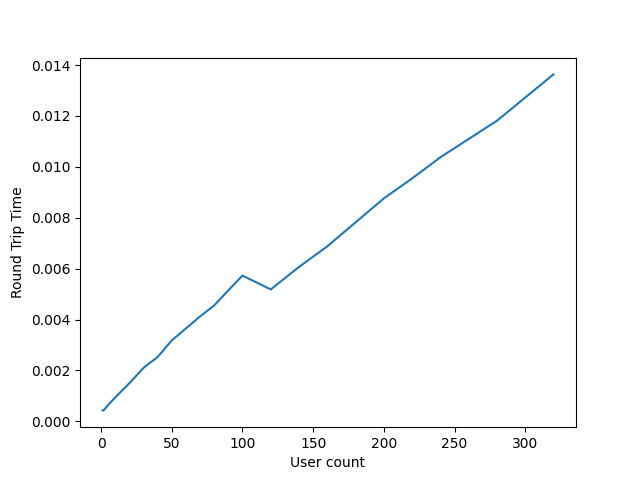

Write Python code to recreate this figure.
import matplotlib.pyplot as plt
import numpy as np
  
data=np.genfromtxt("./load_data.csv", delimiter=',')
x=data[:,0:1]
y=data[:,1:2]
y1=data[:,2]
  
plt.plot(x, y1)  # Plot the chart
plt.xlabel("User count")
plt.ylabel("Round Trip Time")
plt.show()  # display
